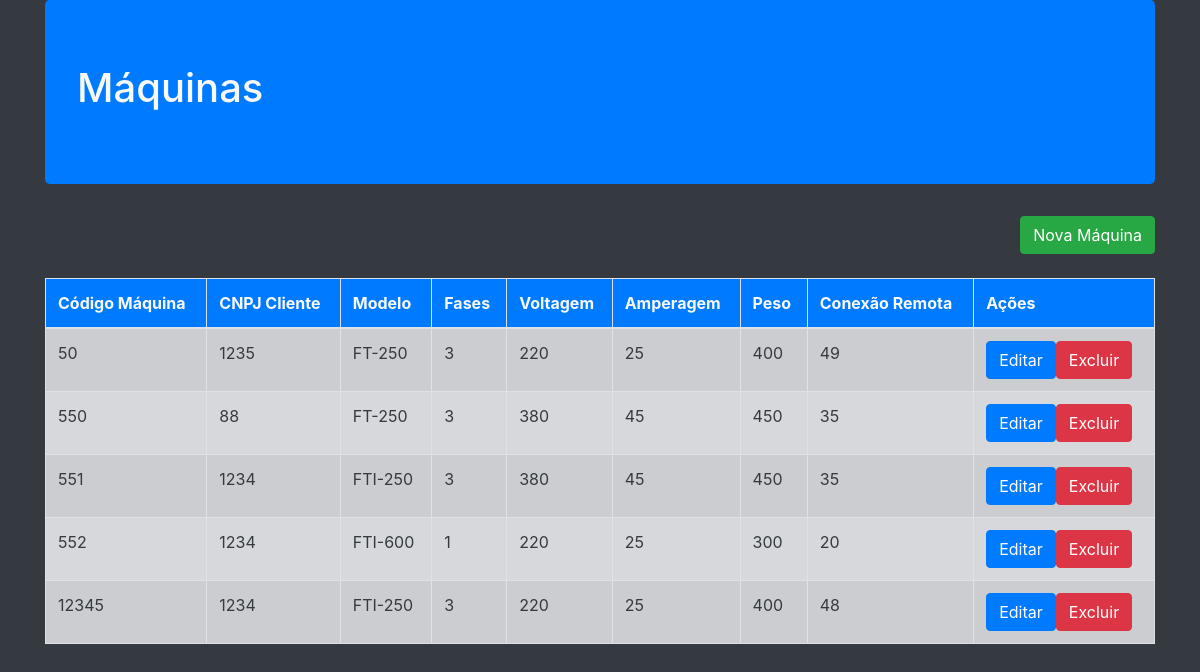
The app's page /Maquinas/ListaMaquina.php with its own data.
### tables this page shows
CREATE TABLE `maquina` (
  `cod_maq` decimal(10,0) NOT NULL,
  `modelo` varchar(100) NOT NULL,
  `fases` int(3) NOT NULL,
  `voltagem` int(11) NOT NULL,
  `amperagem` varchar(10) NOT NULL,
  `peso` varchar(10) NOT NULL,
  `maq` varchar(10) DEFAULT NULL,
  `cnpj_cli` varchar(14) NOT NULL
);

### Vendedor/App/Db/Conexao.class.php (called while the page is built, shortened)
<?php
class Conexao{
private $table;
private $connection;
public function __construct($table=null)
{
    $this->table= $table;
}
private function Conexao(){
    $username='root';
    $password='';
   try{
        $this->connection= new PDO ('mysql:host=localhost;dbname=cadastro_maquinas',$username, $password);
        $this->connection->setAttribute(PDO::ATTR_ERRMODE,PDO::ERRMODE_EXCEPTION);
    }catch(PDOException $e){
        die('ERROR:'.$e->getMessage());
}
}
public function execute($query,$params=[]){
    try{
        $statement = $this->connection->prepare($query);
        $statement->execute($params);
        return $statement;
    }catch(PDOException $e){
        die('ERROR:'.$e->getMessage());
    }
}
public function select($where=null,$order=null,$limit=null,$fields='*'){
    $where= strlen($where)?'WHERE '.$where:'';
    $order= strlen($order)?'ORDER BY '.$order:'';
    $limit= strlen($limit)?'LIMIT '.$limit:'';
    $query='SELECT '.$fields.' FROM '.$this->table.' '.$where.' '.$order.' '.$limit;
    return $this->execute($query);
}
}
?>

### Vendedor/App/Entity/Maquina.class.php (called while the page is built, shortened)
<?php
require_once ('../Vendedor/App/Db/Conexao.class.php');
class Maquina{
public static function getMaquinas($where=null,$order=null,$limit=null,$fields='*'){
return (new Conexao('maquina'))->select($where,$order,$limit,$fields)
                                ->fetchAll(PDO::FETCH_CLASS,self::class);
}
}
?>

### Maquinas/ListaMaquina.php (the view, shortened to what this page needs)
<?php
require ('../Vendedor/App/Entity/Maquina.class.php');
$maquinas = Maquina:: getMaquinas();
$imprime='';
foreach ($maquinas as $maquina){
    $imprime.= '<tr>
    <td>'.$maquina->cod_maq.'</td>
    <td>'.$maquina->cnpj_cli.'</td>
    <td>'.$maquina->modelo.'</td>
    <td>'.$maquina->fases.'</td>
    <td>'.$maquina->voltagem.'</td>
    <td>'.$maquina->amperagem.'</td>
    <td>'.$maquina->peso.'</td>
    <td>'.$maquina->maq.'</td>
    <td><a href="EditarMaquina.php?maquina='.$maquina->cod_maq.'" class="btn btn-primary">Editar</a ><a href="DeletarMaquina.php?maquina='.$maquina->cod_maq.'"  class="btn btn-danger">Excluir</a></td>
</tr>';
}
require ('./Header.php')
?>
<a class="btn btn-success mb-4 float-right" href="./CadastraMaquina.php">Nova Máquina</a>
<table class="table  table-striped table-bordered table-hover">
    <thead class="bg-primary">
        <tr>
            <th>Código Máquina</th>
            <th>CNPJ Cliente</th>
            <th>Modelo</th>
            <th>Fases</th>
            <th>Voltagem</th>
            <th>Amperagem</th>
            <th>Peso</th>
            <th>Conexão Remota</th>
            <th>Ações</th>
        </tr>
    </thead>
    <tbody class="table-secondary text-dark">
       <?php if ($imprime=='')
       echo $imprime;?>
    </tbody>
</table>
<?php
require ('./Footer.php')
?>

### records on screen
maquina: cod_maq "50", cnpj_cli "1235", modelo "FT-250", fases "3", voltagem "220", amperagem "25", peso "400", maq "49"
maquina: cod_maq "550", cnpj_cli "88", modelo "FT-250", fases "3", voltagem "380", amperagem "45", peso "450", maq "35"
maquina: cod_maq "551", cnpj_cli "1234", modelo "FTI-250", fases "3", voltagem "380", amperagem "45", peso "450", maq "35"
maquina: cod_maq "552", cnpj_cli "1234", modelo "FTI-600", fases "1", voltagem "220", amperagem "25", peso "300", maq "20"
maquina: cod_maq "12345", cnpj_cli "1234", modelo "FTI-250", fases "3", voltagem "220", amperagem "25", peso "400", maq "48"
